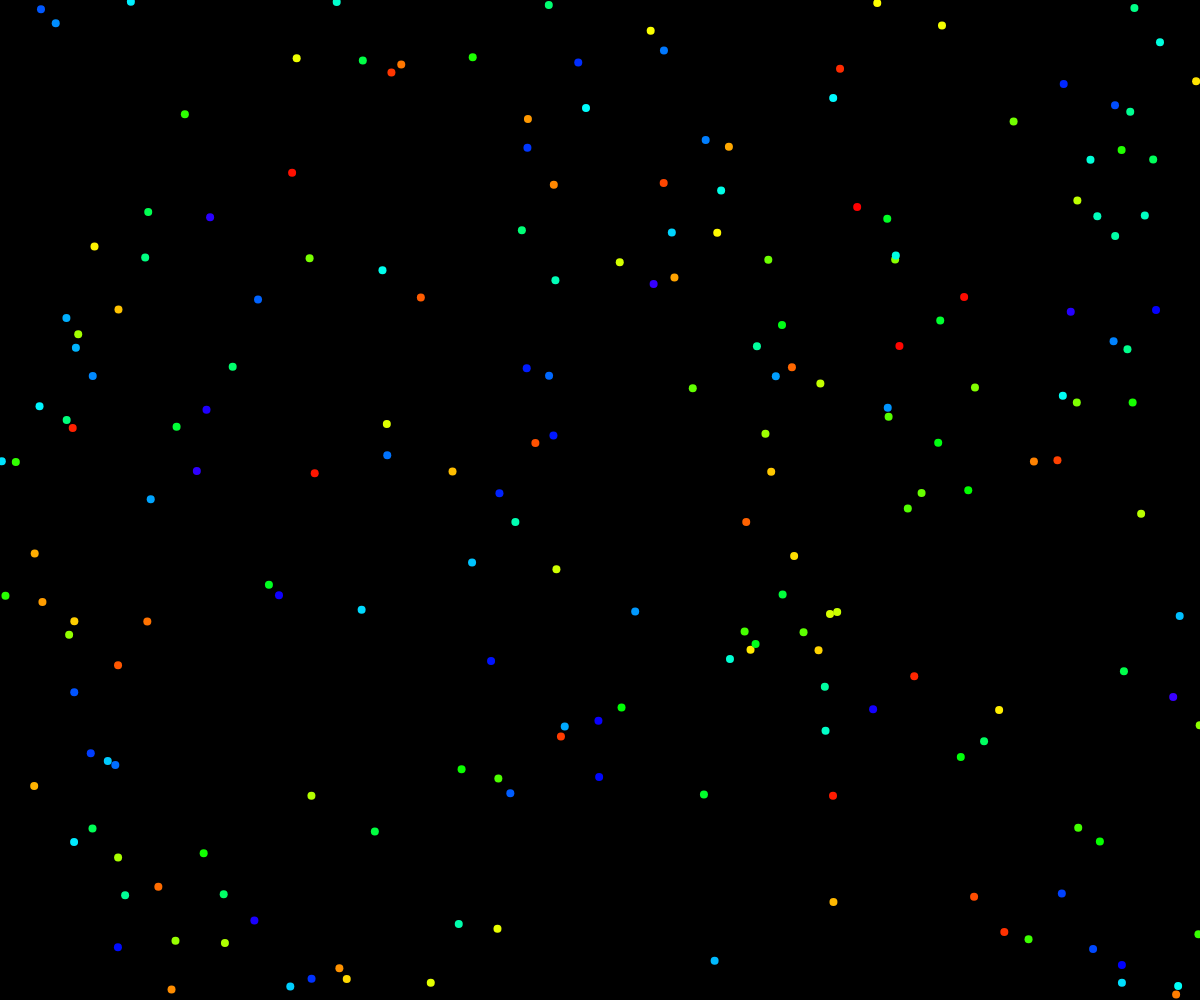
Frame 1 (no input)
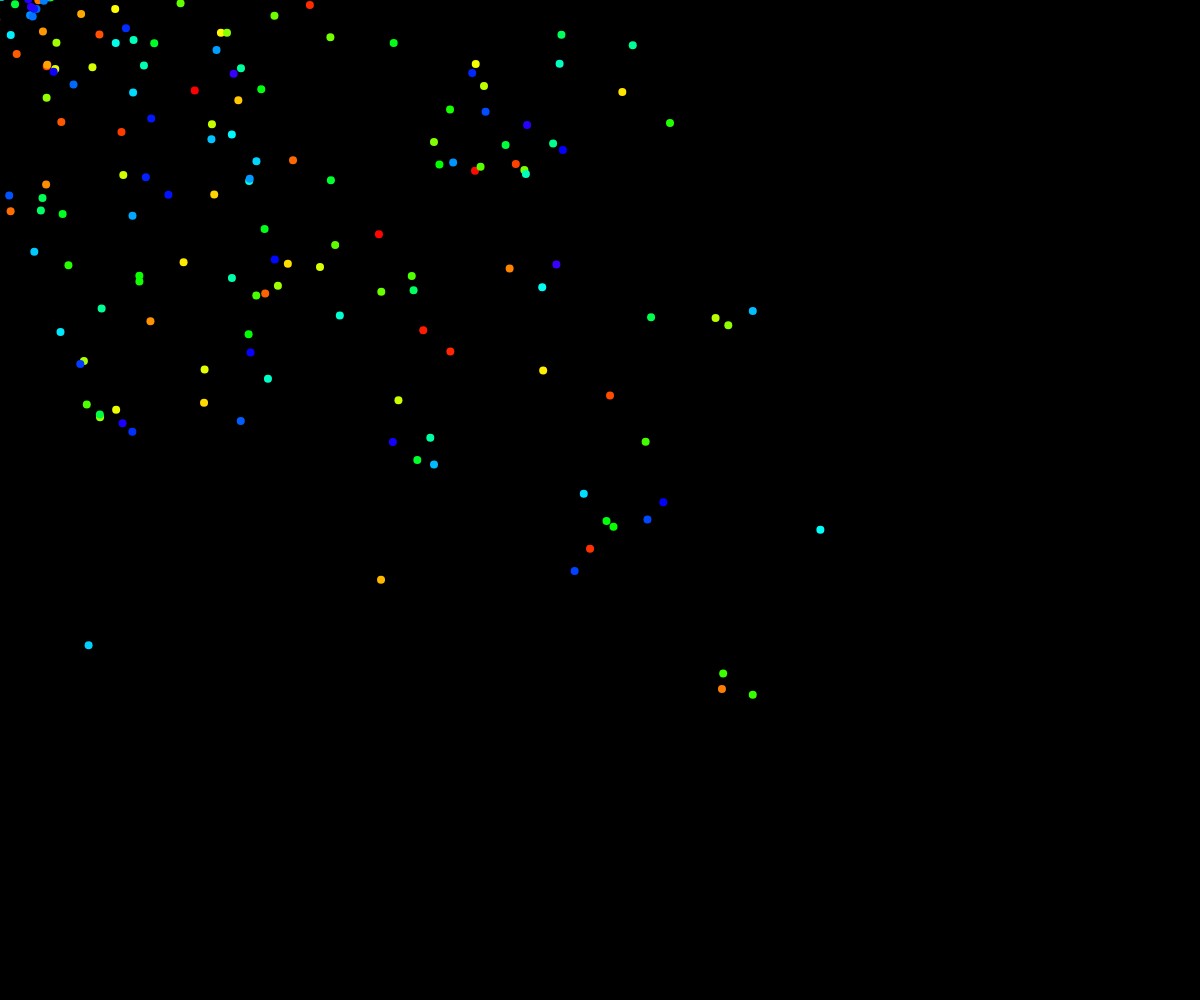
Frame 60 (no input)
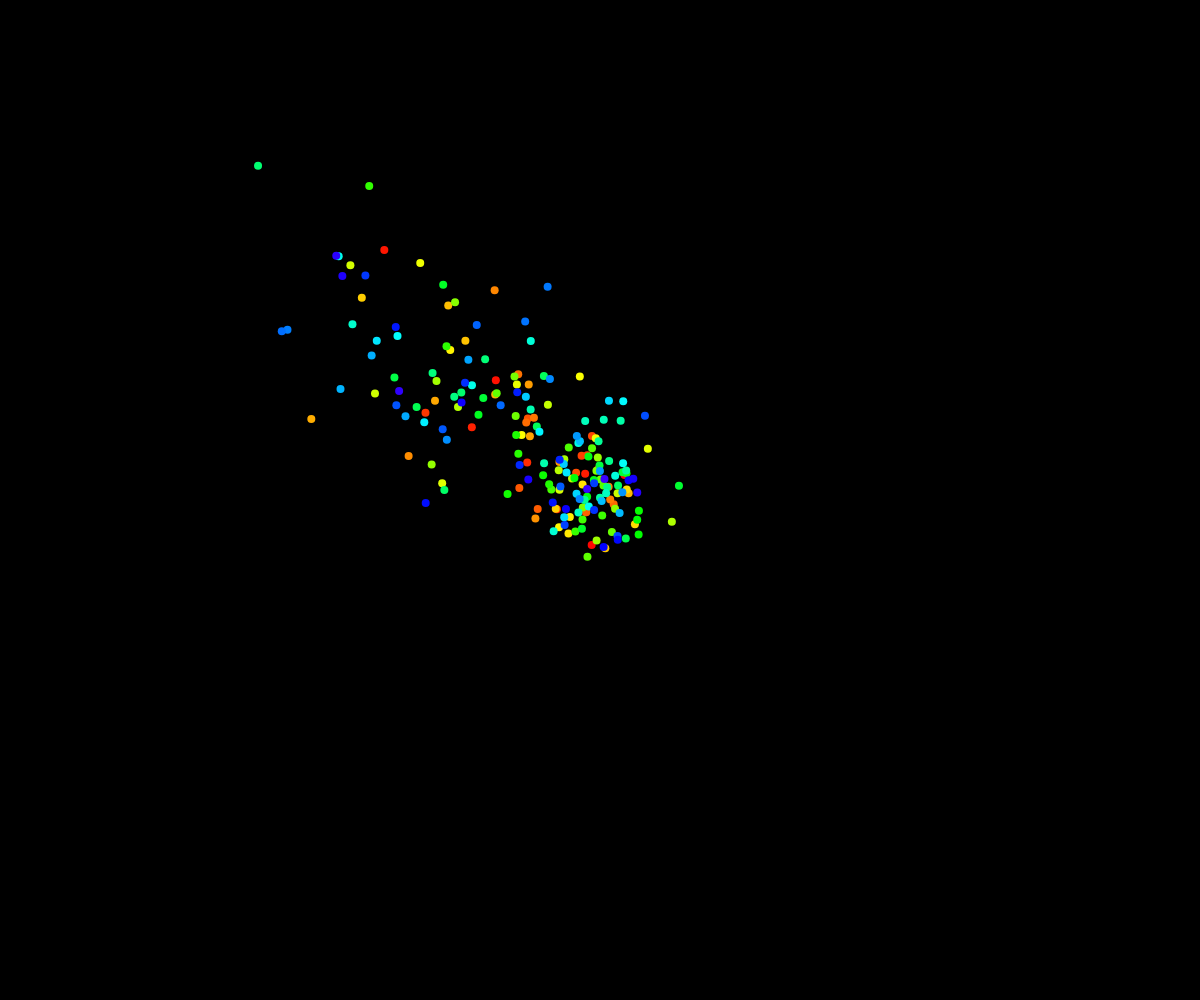
Frame 120 (the mouse pressed at the canvas centre since frame 60)

The p5.js sketch that drew these frames (run headless with seeded random() and noise() and a simulated clock; from frame 60 on, the mouse is pressed at the canvas centre):

// p5.js sketch
// ── sketch.js
let vehicles = [];
let colors = [];
function windowResized() {
  resizeCanvas(windowWidth, windowHeight);
  vehicles = [];
  for (let i = 0; i < 200; i++) {
    let hu = map(i, 0, 200, 0, 255);
    colors[i] = color(hu, 255, 255);
    vehicles.push(new Vehicle(colors[i]));
  }
}
function setup() {
  createCanvas(windowWidth, windowHeight);
  background(0);
  colorMode(HSB);
  vehicles = [];
  for (let i = 0; i < 200; i++) {
    let hu = map(i, 0, 200, 0, 255);
    colors[i] = color(hu, 255, 255);
    vehicles.push(new Vehicle(colors[i]));
  }
}
function draw() {
//    let  t = floor(map(mouseX,0,width,0,200))
//   background(colors[t]);
    background(0)
  vehicles.forEach((vehicle) => {
    vehicle.render();
    vehicle.update();
    vehicle.behaviours();
    vehicle.move();
  });
}

// ── Vehicle.js
class Vehicle {
    constructor(col) {
      this.pos = createVector(random(width), random(height));
      this.vel = p5.Vector.random2D();
      this.acc = createVector();
      this.target = createVector(mouseX,mouseY);
      this.r = 8;
      this.maxSpeed = 10;
      this.maxForce = 10;
      this.col = col;
    }
    render() {
      stroke(this.col);
      strokeWeight(this.r);
      fill(255);
      point(this.pos.x, this.pos.y);
    }
    update() {
      this.target = createVector(mouseX,mouseY)
      this.pos.add(this.vel);
      this.vel.add(this.acc);
      this.acc.mult(0);
    }
    move(){
      this.vel.add(createVector(random(-10,10),random(-10,10)))
    }
    behaviours() {
      let arrive = this.arrive(this.target);
      arrive.mult(1);
      this.applyForce(arrive);
    }
    applyForce(force) {
      this.acc.add(force);
    }
    flee(target) {
      let desired = p5.Vector.sub(target, this.pos);
      let d = desired.mag();
      if (d < 100) {
        desired.setMag(this.maxSpeed);
        desired.mult(-1);
        let steer = p5.Vector.sub(desired, this.vel);
        steer.limit(this.maxForce);
        return steer;
      } else return createVector(0, 0);
    }
    arrive(target) {
      let desired = p5.Vector.sub(target, this.pos);
      let d = desired.mag();
      let speed = this.maxSpeed;
      if (d < 100) {
        speed = map(d, 0, 100, 0, this.maxSpeed);
      }
      desired.setMag(speed);
      let steer = p5.Vector.sub(desired, this.vel);
      steer.limit(this.maxForce);
      return steer;
    }
  }
  
